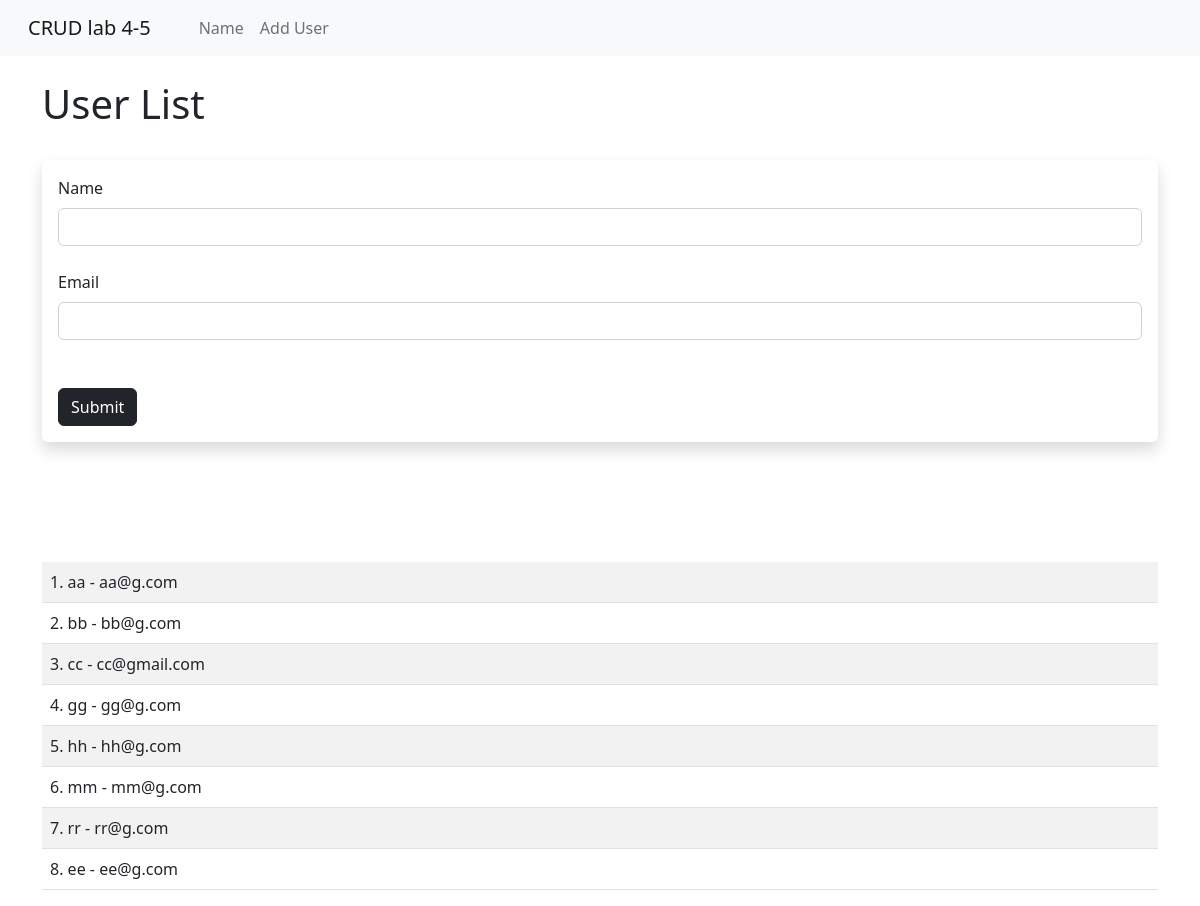
Screenshot of /user/add with the database file from the repository.
### app.py (models this page shows, shortened)
class Users(db.Model):
    id = db.Column(db.Integer, primary_key=True)
    name = db.Column(db.String(200), nullable=False)
    email = db.Column(db.String(120), nullable=False, unique=True)
    date_added = db.Column(db.DateTime, default=datetime.utcnow)

### app.py (the view, shortened to what this page needs)
@app.route('/user/add', methods=['GET', 'POST'])
def add_user():
    name = None
    form = UserForm()
    our_users = Users.query.order_by(Users.date_added)
    return render_template('add_user.html', form=form, name=name, our_users=our_users)

### app.py
class UserForm(FlaskForm):
    name = StringField("Name", validators=[DataRequired()])
    email = StringField("Email", validators=[DataRequired()])
    submit = SubmitField("Submit")

### templates/add_user.html (shortened to what this page needs)
{% extends 'base.html' %}
{% block content %}
{% if name %}
    <h1>Added Users</h1>
    <br/><br/>
<table class="table table-striped table-hover">
{% for our_user in our_users %}
    <tr>
    <td>{{our_user.id}}. {{ our_user.name}} - {{ our_user.email }}</td>
    </tr>
{% endfor %}
</table>
{% else %}
    <h1>User List</h1>
    <br/>
<div class="shadow p-3 mb-5 bg-body rounded">
    <form method="POST">
        {{ form.name.label(class="form-label") }}
        {{ form.name(class="form-control")}}
        <br/>
        {{ form.email.label(class="form-label") }}
        {{ form.email(class="form-control")}}
        <br/>
        <br/>
        {{ form.submit(class="btn btn-dark") }}
    </form>
</div>
<br/><br/><br/>
<table class="table table-striped table-hover">
{% for our_user in our_users %}
    <tr>
    <td>{{our_user.id}}. {{ our_user.name}} - {{ our_user.email }}</td>
    </tr>
{% endfor %}
</table>
{% endif %}
{% endblock %}

### templates/base.html (shortened to what this page needs)
<!doctype html>
<html lang="eng" dir="ltl">
  <head>
    <link rel="stylesheet" href="https://cdn.jsdelivr.net/npm/bootstrap@5.2.0-beta1/dist/css/bootstrap.rtl.min.css">
  </head>
  <body>
    {% include 'navbar.html' %}
    <br/>
    <div class="container">
        {% block content %}
        {% endblock %}
    </div>
  </body>
</html>

### templates/navbar.html (shortened to what this page needs)
<nav class="navbar navbar-expand-lg bg-light">
    <div class="container-fluid">
      <a class="navbar-brand" href="{{ url_for('index') }}">CRUD lab 4-5</a>
      <div class="collapse navbar-collapse" id="navbarSupportedContent">
        <ul class="navbar-nav mr-auto mb-2 mb-lg-0">
          <li class="nav-item">
            <a class="nav-link" href="{{url_for('name')}}">Name</a>
          </li>
          <li class="nav-item">
            <a class="nav-link" href="{{url_for('add_user')}}">Add User</a>
          </li>
        </ul>
      </div>
    </div>
  </nav>

### rows the page displays
Users: id "1", name "aa", email "aa@g.com"
Users: id "2", name "bb", email "bb@g.com"
Users: id "3", name "сс", email "сс@gmail.com"
Users: id "4", name "gg", email "gg@g.com"
Users: id "5", name "hh", email "hh@g.com"
Users: id "6", name "mm", email "mm@g.com"
Users: id "7", name "rr", email "rr@g.com"
Users: id "8", name "ee", email "ee@g.com"
